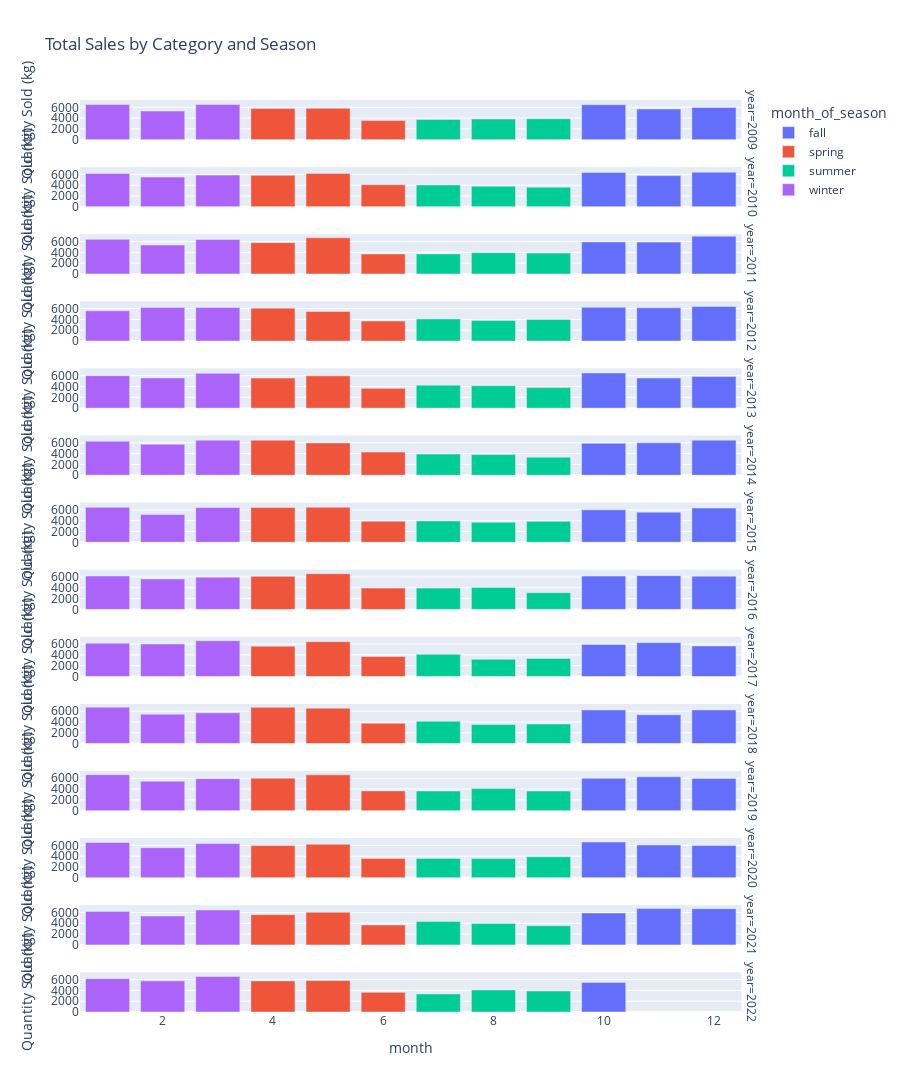

Here is the notebook cell this chart was saved with:
### Markdown cell above
### Examining the effect of month  on sales volume

### Code cell
import plotly.express as px


sales_category = df.groupby(["year" , "month_of_season" , "month" , "Season"])[["Quantity Sold (kg)"]].sum().reset_index()

fig = px.bar(sales_category , x = "month" , y ="Quantity Sold (kg)" , color = "month_of_season" , facet_row = "year" , 
               height = 3000 , title = "Total Sales by Category and Season" )

fig.show()

### Figure 1 — Plotly figure (JSON) as saved in the notebook; plotly's stock layout.template omitted (floating-point values rounded to 4 significant figures)
{"data": [{"alignmentgroup": "True", "hovertemplate": "month_of_season=fall<br>year=2009<br>month=%{x}<br>Quantity Sold (kg)=%{y}<extra></extra>", "legendgroup": "fall", "marker": {"color": "#636efa", "pattern": {"shape": ""}}, "name": "fall", "offsetgroup": "fall", "orientation": "v", "showlegend": true, "textposition": "auto", "type": "bar", "x": [10, 11, 12], "xaxis": "x14", "y": [6491, 5677, 5966], "yaxis": "y14"}, {"alignmentgroup": "True", "hovertemplate": "month_of_season=fall<br>year=2010<br>month=%{x}<br>Quantity Sold (kg)=%{y}<extra></extra>", "legendgroup": "fall", "marker": {"color": "#636efa", "pattern": {"shape": ""}}, "name": "fall", "offsetgroup": "fall", "orientation": "v", "showlegend": false, "textposition": "auto", "type": "bar", "x": [10, 11, 12], "xaxis": "x13", "y": [6350, 5776, 6413], "yaxis": "y13"}, {"alignmentgroup": "True", "hovertemplate": "month_of_season=fall<br>year=2011<br>month=%{x}<br>Quantity Sold (kg)=%{y}<extra></extra>", "legendgroup": "fall", "marker": {"color": "#636efa", "pattern": {"shape": ""}}, "name": "fall", "offsetgroup": "fall", "orientation": "v", "showlegend": false, "textposition": "auto", "type": "bar", "x": [10, 11, 12], "xaxis": "x12", "y": [5928, 5887, 6984], "yaxis": "y12"}, {"alignmentgroup": "True", "hovertemplate": "month_of_season=fall<br>year=2012<br>month=%{x}<br>Quantity Sold (kg)=%{y}<extra></extra>", "legendgroup": "fall", "marker": {"color": "#636efa", "pattern": {"shape": ""}}, "name": "fall", "offsetgroup": "fall", "orientation": "v", "showlegend": false, "textposition": "auto", "type": "bar", "x": [10, 11, 12], "xaxis": "x11", "y": [6238, 6140, 6401], "yaxis": "y11"}, {"alignmentgroup": "True", "hovertemplate": "month_of_season=fall<br>year=2013<br>month=%{x}<br>Quantity Sold (kg)=%{y}<extra></extra>", "legendgroup": "fall", "marker": {"color": "#636efa", "pattern": {"shape": ""}}, "name": "fall", "offsetgroup": "fall", "orientation": "v", "showlegend": false, "textposition": "auto", "type": "bar", "x": [10, 11, 12], "xaxis": "x10", "y": [6510, 5563, 5873], "yaxis": "y10"}, {"alignmentgroup": "True", "hovertemplate": "month_of_season=fall<br>year=2014<br>month=%{x}<br>Quantity Sold (kg)=%{y}<extra></extra>", "legendgroup": "fall", "marker": {"color": "#636efa", "pattern": {"shape": ""}}, "name": "fall", "offsetgroup": "fall", "orientation": "v", "showlegend": false, "textposition": "auto", "type": "bar", "x": [10, 11, 12], "xaxis": "x9", "y": [5905, 6002, 6488], "yaxis": "y9"}, {"alignmentgroup": "True", "hovertemplate": "month_of_season=fall<br>year=2015<br>month=%{x}<br>Quantity Sold (kg)=%{y}<extra></extra>", "legendgroup": "fall", "marker": {"color": "#636efa", "pattern": {"shape": ""}}, "name": "fall", "offsetgroup": "fall", "orientation": "v", "showlegend": false, "textposition": "auto", "type": "bar", "x": [10, 11, 12], "xaxis": "x8", "y": [6004, 5584, 6341], "yaxis": "y8"}, {"alignmentgroup": "True", "hovertemplate": "month_of_season=fall<br>year=2016<br>month=%{x}<br>Quantity Sold (kg)=%{y}<extra></extra>", "legendgroup": "fall", "marker": {"color": "#636efa", "pattern": {"shape": ""}}, "name": "fall", "offsetgroup": "fall", "orientation": "v", "showlegend": false, "textposition": "auto", "type": "bar", "x": [10, 11, 12], "xaxis": "x7", "y": [6169, 6251, 6157], "yaxis": "y7"}, {"alignmentgroup": "True", "hovertemplate": "month_of_season=fall<br>year=2017<br>month=%{x}<br>Quantity Sold (kg)=%{y}<extra></extra>", "legendgroup": "fall", "marker": {"color": "#636efa", "pattern": {"shape": ""}}, "name": "fall", "offsetgroup": "fall", "orientation": "v", "showlegend": false, "textposition": "auto", "type": "bar", "x": [10, 11, 12], "xaxis": "x6", "y": [5933, 6261, 5644], "yaxis": "y6"}, {"alignmentgroup": "True", "hovertemplate": "month_of_season=fall<br>year=2018<br>month=%{x}<br>Quantity Sold (kg)=%{y}<extra></extra>", "legendgroup": "fall", "marker": {"color": "#636efa", "pattern": {"shape": ""}}, "name": "fall", "offsetgroup": "fall", "orientation": "v", "showlegend": false, "textposition": "auto", "type": "bar", "x": [10, 11, 12], "xaxis": "x5", "y": [6221, 5344, 6233], "yaxis": "y5"}, {"alignmentgroup": "True", "hovertemplate": "month_of_season=fall<br>year=2019<br>month=%{x}<br>Quantity Sold (kg)=%{y}<extra></extra>", "legendgroup": "fall", "marker": {"color": "#636efa", "pattern": {"shape": ""}}, "name": "fall", "offsetgroup": "fall", "orientation": "v", "showlegend": false, "textposition": "auto", "type": "bar", "x": [10, 11, 12], "xaxis": "x4", "y": [6000, 6277, 5980], "yaxis": "y4"}, {"alignmentgroup": "True", "hovertemplate": "month_of_season=fall<br>year=2020<br>month=%{x}<br>Quantity Sold (kg)=%{y}<extra></extra>", "legendgroup": "fall", "marker": {"color": "#636efa", "pattern": {"shape": ""}}, "name": "fall", "offsetgroup": "fall", "orientation": "v", "showlegend": false, "textposition": "auto", "type": "bar", "x": [10, 11, 12], "xaxis": "x3", "y": [6614, 6073, 5983], "yaxis": "y3"}, {"alignmentgroup": "True", "hovertemplate": "month_of_season=fall<br>year=2021<br>month=%{x}<br>Quantity Sold (kg)=%{y}<extra></extra>", "legendgroup": "fall", "marker": {"color": "#636efa", "pattern": {"shape": ""}}, "name": "fall", "offsetgroup": "fall", "orientation": "v", "showlegend": false, "textposition": "auto", "type": "bar", "x": [10, 11, 12], "xaxis": "x2", "y": [5911, 6718, 6698], "yaxis": "y2"}, {"alignmentgroup": "True", "hovertemplate": "month_of_season=fall<br>year=2022<br>month=%{x}<br>Quantity Sold (kg)=%{y}<extra></extra>", "legendgroup": "fall", "marker": {"color": "#636efa", "pattern": {"shape": ""}}, "name": "fall", "offsetgroup": "fall", "orientation": "v", "showlegend": false, "textposition": "auto", "type": "bar", "x": [10], "xaxis": "x", "y": [5468], "yaxis": "y"}, {"alignmentgroup": "True", "hovertemplate": "month_of_season=spring<br>year=2009<br>month=%{x}<br>Quantity Sold (kg)=%{y}<extra></extra>", "legendgroup": "spring", "marker": {"color": "#EF553B", "pattern": {"shape": ""}}, "name": "spring", "offsetgroup": "spring", "orientation": "v", "showlegend": true, "textposition": "auto", "type": "bar", "x": [4, 5, 6], "xaxis": "x14", "y": [5796, 5822, 3542], "yaxis": "y14"}, {"alignmentgroup": "True", "hovertemplate": "month_of_season=spring<br>year=2010<br>month=%{x}<br>Quantity Sold (kg)=%{y}<extra></extra>", "legendgroup": "spring", "marker": {"color": "#EF553B", "pattern": {"shape": ""}}, "name": "spring", "offsetgroup": "spring", "orientation": "v", "showlegend": false, "textposition": "auto", "type": "bar", "x": [4, 5, 6], "xaxis": "x13", "y": [5822, 6179, 4091], "yaxis": "y13"}, {"alignmentgroup": "True", "hovertemplate": "month_of_season=spring<br>year=2011<br>month=%{x}<br>Quantity Sold (kg)=%{y}<extra></extra>", "legendgroup": "spring", "marker": {"color": "#EF553B", "pattern": {"shape": ""}}, "name": "spring", "offsetgroup": "spring", "orientation": "v", "showlegend": false, "textposition": "auto", "type": "bar", "x": [4, 5, 6], "xaxis": "x12", "y": [5782, 6678, 3681], "yaxis": "y12"}, {"alignmentgroup": "True", "hovertemplate": "month_of_season=spring<br>year=2012<br>month=%{x}<br>Quantity Sold (kg)=%{y}<extra></extra>", "legendgroup": "spring", "marker": {"color": "#EF553B", "pattern": {"shape": ""}}, "name": "spring", "offsetgroup": "spring", "orientation": "v", "showlegend": false, "textposition": "auto", "type": "bar", "x": [4, 5, 6], "xaxis": "x11", "y": [6087, 5464, 3698], "yaxis": "y11"}, {"alignmentgroup": "True", "hovertemplate": "month_of_season=spring<br>year=2013<br>month=%{x}<br>Quantity Sold (kg)=%{y}<extra></extra>", "legendgroup": "spring", "marker": {"color": "#EF553B", "pattern": {"shape": ""}}, "name": "spring", "offsetgroup": "spring", "orientation": "v", "showlegend": false, "textposition": "auto", "type": "bar", "x": [4, 5, 6], "xaxis": "x10", "y": [5561, 5970, 3658], "yaxis": "y10"}, {"alignmentgroup": "True", "hovertemplate": "month_of_season=spring<br>year=2014<br>month=%{x}<br>Quantity Sold (kg)=%{y}<extra></extra>", "legendgroup": "spring", "marker": {"color": "#EF553B", "pattern": {"shape": ""}}, "name": "spring", "offsetgroup": "spring", "orientation": "v", "showlegend": false, "textposition": "auto", "type": "bar", "x": [4, 5, 6], "xaxis": "x9", "y": [6472, 5977, 4283], "yaxis": "y9"}, {"alignmentgroup": "True", "hovertemplate": "month_of_season=spring<br>year=2015<br>month=%{x}<br>Quantity Sold (kg)=%{y}<extra></extra>", "legendgroup": "spring", "marker": {"color": "#EF553B", "pattern": {"shape": ""}}, "name": "spring", "offsetgroup": "spring", "orientation": "v", "showlegend": false, "textposition": "auto", "type": "bar", "x": [4, 5, 6], "xaxis": "x8", "y": [6447, 6489, 3901], "yaxis": "y8"}, {"alignmentgroup": "True", "hovertemplate": "month_of_season=spring<br>year=2016<br>month=%{x}<br>Quantity Sold (kg)=%{y}<extra></extra>", "legendgroup": "spring", "marker": {"color": "#EF553B", "pattern": {"shape": ""}}, "name": "spring", "offsetgroup": "spring", "orientation": "v", "showlegend": false, "textposition": "auto", "type": "bar", "x": [4, 5, 6], "xaxis": "x7", "y": [6116, 6603, 3957], "yaxis": "y7"}, {"alignmentgroup": "True", "hovertemplate": "month_of_season=spring<br>year=2017<br>month=%{x}<br>Quantity Sold (kg)=%{y}<extra></extra>", "legendgroup": "spring", "marker": {"color": "#EF553B", "pattern": {"shape": ""}}, "name": "spring", "offsetgroup": "spring", "orientation": "v", "showlegend": false, "textposition": "auto", "type": "bar", "x": [4, 5, 6], "xaxis": "x6", "y": [5616, 6440, 3702], "yaxis": "y6"}, {"alignmentgroup": "True", "hovertemplate": "month_of_season=spring<br>year=2018<br>month=%{x}<br>Quantity Sold (kg)=%{y}<extra></extra>", "legendgroup": "spring", "marker": {"color": "#EF553B", "pattern": {"shape": ""}}, "name": "spring", "offsetgroup": "spring", "orientation": "v", "showlegend": false, "textposition": "auto", "type": "bar", "x": [4, 5, 6], "xaxis": "x5", "y": [6707, 6549, 3764], "yaxis": "y5"}, {"alignmentgroup": "True", "hovertemplate": "month_of_season=spring<br>year=2019<br>month=%{x}<br>Quantity Sold (kg)=%{y}<extra></extra>", "legendgroup": "spring", "marker": {"color": "#EF553B", "pattern": {"shape": ""}}, "name": "spring", "offsetgroup": "spring", "orientation": "v", "showlegend": false, "textposition": "auto", "type": "bar", "x": [4, 5, 6], "xaxis": "x4", "y": [6017, 6633, 3664], "yaxis": "y4"}, {"alignmentgroup": "True", "hovertemplate": "month_of_season=spring<br>year=2020<br>month=%{x}<br>Quantity Sold (kg)=%{y}<extra></extra>", "legendgroup": "spring", "marker": {"color": "#EF553B", "pattern": {"shape": ""}}, "name": "spring", "offsetgroup": "spring", "orientation": "v", "showlegend": false, "textposition": "auto", "type": "bar", "x": [4, 5, 6], "xaxis": "x3", "y": [5959, 6211, 3565], "yaxis": "y3"}, {"alignmentgroup": "True", "hovertemplate": "month_of_season=spring<br>year=2021<br>month=%{x}<br>Quantity Sold (kg)=%{y}<extra></extra>", "legendgroup": "spring", "marker": {"color": "#EF553B", "pattern": {"shape": ""}}, "name": "spring", "offsetgroup": "spring", "orientation": "v", "showlegend": false, "textposition": "auto", "type": "bar", "x": [4, 5, 6], "xaxis": "x2", "y": [5599, 6037, 3688], "yaxis": "y2"}, {"alignmentgroup": "True", "hovertemplate": "month_of_season=spring<br>year=2022<br>month=%{x}<br>Quantity Sold (kg)=%{y}<extra></extra>", "legendgroup": "spring", "marker": {"color": "#EF553B", "pattern": {"shape": ""}}, "name": "spring", "offsetgroup": "spring", "orientation": "v", "showlegend": false, "textposition": "auto", "type": "bar", "x": [4, 5, 6], "xaxis": "x", "y": [5756, 5822, 3635], "yaxis": "y"}, {"alignmentgroup": "True", "hovertemplate": "month_of_season=summer<br>year=2009<br>month=%{x}<br>Quantity Sold (kg)=%{y}<extra></extra>", "legendgroup": "summer", "marker": {"color": "#00cc96", "pattern": {"shape": ""}}, "name": "summer", "offsetgroup": "summer", "orientation": "v", "showlegend": true, "textposition": "auto", "type": "bar", "x": [7, 8, 9], "xaxis": "x14", "y": [3753, 3822, 3878], "yaxis": "y14"}, {"alignmentgroup": "True", "hovertemplate": "month_of_season=summer<br>year=2010<br>month=%{x}<br>Quantity Sold (kg)=%{y}<extra></extra>", "legendgroup": "summer", "marker": {"color": "#00cc96", "pattern": {"shape": ""}}, "name": "summer", "offsetgroup": "summer", "orientation": "v", "showlegend": false, "textposition": "auto", "type": "bar", "x": [7, 8, 9], "xaxis": "x13", "y": [4041, 3803, 3634], "yaxis": "y13"}, {"alignmentgroup": "True", "hovertemplate": "month_of_season=summer<br>year=2011<br>month=%{x}<br>Quantity Sold (kg)=%{y}<extra></extra>", "legendgroup": "summer", "marker": {"color": "#00cc96", "pattern": {"shape": ""}}, "name": "summer", "offsetgroup": "summer", "orientation": "v", "showlegend": false, "textposition": "auto", "type": "bar", "x": [7, 8, 9], "xaxis": "x12", "y": [3708, 3935, 3852], "yaxis": "y12"}, {"alignmentgroup": "True", "hovertemplate": "month_of_season=summer<br>year=2012<br>month=%{x}<br>Quantity Sold (kg)=%{y}<extra></extra>", "legendgroup": "summer", "marker": {"color": "#00cc96", "pattern": {"shape": ""}}, "name": "summer", "offsetgroup": "summer", "orientation": "v", "showlegend": false, "textposition": "auto", "type": "bar", "x": [7, 8, 9], "xaxis": "x11", "y": [4088, 3812, 3992], "yaxis": "y11"}, {"alignmentgroup": "True", "hovertemplate": "month_of_season=summer<br>year=2013<br>month=%{x}<br>Quantity Sold (kg)=%{y}<extra></extra>", "legendgroup": "summer", "marker": {"color": "#00cc96", "pattern": {"shape": ""}}, "name": "summer", "offsetgroup": "summer", "orientation": "v", "showlegend": false, "textposition": "auto", "type": "bar", "x": [7, 8, 9], "xaxis": "x10", "y": [4243, 4148, 3797], "yaxis": "y10"}, {"alignmentgroup": "True", "hovertemplate": "month_of_season=summer<br>year=2014<br>month=%{x}<br>Quantity Sold (kg)=%{y}<extra></extra>", "legendgroup": "summer", "marker": {"color": "#00cc96", "pattern": {"shape": ""}}, "name": "summer", "offsetgroup": "summer", "orientation": "v", "showlegend": false, "textposition": "auto", "type": "bar", "x": [7, 8, 9], "xaxis": "x9", "y": [3918, 3828, 3340], "yaxis": "y9"}, {"alignmentgroup": "True", "hovertemplate": "month_of_season=summer<br>year=2015<br>month=%{x}<br>Quantity Sold (kg)=%{y}<extra></extra>", "legendgroup": "summer", "marker": {"color": "#00cc96", "pattern": {"shape": ""}}, "name": "summer", "offsetgroup": "summer", "orientation": "v", "showlegend": false, "textposition": "auto", "type": "bar", "x": [7, 8, 9], "xaxis": "x8", "y": [3958, 3703, 3880], "yaxis": "y8"}, {"alignmentgroup": "True", "hovertemplate": "month_of_season=summer<br>year=2016<br>month=%{x}<br>Quantity Sold (kg)=%{y}<extra></extra>", "legendgroup": "summer", "marker": {"color": "#00cc96", "pattern": {"shape": ""}}, "name": "summer", "offsetgroup": "summer", "orientation": "v", "showlegend": false, "textposition": "auto", "type": "bar", "x": [7, 8, 9], "xaxis": "x7", "y": [3942, 4074, 3092], "yaxis": "y7"}, {"alignmentgroup": "True", "hovertemplate": "month_of_season=summer<br>year=2017<br>month=%{x}<br>Quantity Sold (kg)=%{y}<extra></extra>", "legendgroup": "summer", "marker": {"color": "#00cc96", "pattern": {"shape": ""}}, "name": "summer", "offsetgroup": "summer", "orientation": "v", "showlegend": false, "textposition": "auto", "type": "bar", "x": [7, 8, 9], "xaxis": "x6", "y": [4100, 3200, 3343], "yaxis": "y6"}, {"alignmentgroup": "True", "hovertemplate": "month_of_season=summer<br>year=2018<br>month=%{x}<br>Quantity Sold (kg)=%{y}<extra></extra>", "legendgroup": "summer", "marker": {"color": "#00cc96", "pattern": {"shape": ""}}, "name": "summer", "offsetgroup": "summer", "orientation": "v", "showlegend": false, "textposition": "auto", "type": "bar", "x": [7, 8, 9], "xaxis": "x5", "y": [4137, 3534, 3615], "yaxis": "y5"}, {"alignmentgroup": "True", "hovertemplate": "month_of_season=summer<br>year=2019<br>month=%{x}<br>Quantity Sold (kg)=%{y}<extra></extra>", "legendgroup": "summer", "marker": {"color": "#00cc96", "pattern": {"shape": ""}}, "name": "summer", "offsetgroup": "summer", "orientation": "v", "showlegend": false, "textposition": "auto", "type": "bar", "x": [7, 8, 9], "xaxis": "x4", "y": [3628, 4096, 3631], "yaxis": "y4"}, {"alignmentgroup": "True", "hovertemplate": "month_of_season=summer<br>year=2020<br>month=%{x}<br>Quantity Sold (kg)=%{y}<extra></extra>", "legendgroup": "summer", "marker": {"color": "#00cc96", "pattern": {"shape": ""}}, "name": "summer", "offsetgroup": "summer", "orientation": "v", "showlegend": false, "textposition": "auto", "type": "bar", "x": [7, 8, 9], "xaxis": "x3", "y": [3595, 3560, 3898], "yaxis": "y3"}, {"alignmentgroup": "True", "hovertemplate": "month_of_season=summer<br>year=2021<br>month=%{x}<br>Quantity Sold (kg)=%{y}<extra></extra>", "legendgroup": "summer", "marker": {"color": "#00cc96", "pattern": {"shape": ""}}, "name": "summer", "offsetgroup": "summer", "orientation": "v", "showlegend": false, "textposition": "auto", "type": "bar", "x": [7, 8, 9], "xaxis": "x2", "y": [4347, 3966, 3553], "yaxis": "y2"}, {"alignmentgroup": "True", "hovertemplate": "month_of_season=summer<br>year=2022<br>month=%{x}<br>Quantity Sold (kg)=%{y}<extra></extra>", "legendgroup": "summer", "marker": {"color": "#00cc96", "pattern": {"shape": ""}}, "name": "summer", "offsetgroup": "summer", "orientation": "v", "showlegend": false, "textposition": "auto", "type": "bar", "x": [7, 8, 9], "xaxis": "x", "y": [3334, 4077, 3887], "yaxis": "y"}, {"alignmentgroup": "True", "hovertemplate": "month_of_season=winter<br>year=2009<br>month=%{x}<br>Quantity Sold (kg)=%{y}<extra></extra>", "legendgroup": "winter", "marker": {"color": "#ab63fa", "pattern": {"shape": ""}}, "name": "winter", "offsetgroup": "winter", "orientation": "v", "showlegend": true, "textposition": "auto", "type": "bar", "x": [1, 2, 3], "xaxis": "x14", "y": [6526, 5315, 6511], "yaxis": "y14"}, {"alignmentgroup": "True", "hovertemplate": "month_of_season=winter<br>year=2010<br>month=%{x}<br>Quantity Sold (kg)=%{y}<extra></extra>", "legendgroup": "winter", "marker": {"color": "#ab63fa", "pattern": {"shape": ""}}, "name": "winter", "offsetgroup": "winter", "orientation": "v", "showlegend": false, "textposition": "auto", "type": "bar", "x": [1, 2, 3], "xaxis": "x13", "y": [6171, 5507, 5879], "yaxis": "y13"}, {"alignmentgroup": "True", "hovertemplate": "month_of_season=winter<br>year=2011<br>month=%{x}<br>Quantity Sold (kg)=%{y}<extra></extra>", "legendgroup": "winter", "marker": {"color": "#ab63fa", "pattern": {"shape": ""}}, "name": "winter", "offsetgroup": "winter", "orientation": "v", "showlegend": false, "textposition": "auto", "type": "bar", "x": [1, 2, 3], "xaxis": "x12", "y": [6401, 5350, 6368], "yaxis": "y12"}, {"alignmentgroup": "True", "hovertemplate": "month_of_season=winter<br>year=2012<br>month=%{x}<br>Quantity Sold (kg)=%{y}<extra></extra>", "legendgroup": "winter", "marker": {"color": "#ab63fa", "pattern": {"shape": ""}}, "name": "winter", "offsetgroup": "winter", "orientation": "v", "showlegend": false, "textposition": "auto", "type": "bar", "x": [1, 2, 3], "xaxis": "x11", "y": [5585, 6222, 6212], "yaxis": "y11"}, {"alignmentgroup": "True", "hovertemplate": "month_of_season=winter<br>year=2013<br>month=%{x}<br>Quantity Sold (kg)=%{y}<extra></extra>", "legendgroup": "winter", "marker": {"color": "#ab63fa", "pattern": {"shape": ""}}, "name": "winter", "offsetgroup": "winter", "orientation": "v", "showlegend": false, "textposition": "auto", "type": "bar", "x": [1, 2, 3], "xaxis": "x10", "y": [6002, 5574, 6441], "yaxis": "y10"}, {"alignmentgroup": "True", "hovertemplate": "month_of_season=winter<br>year=2014<br>month=%{x}<br>Quantity Sold (kg)=%{y}<extra></extra>", "legendgroup": "winter", "marker": {"color": "#ab63fa", "pattern": {"shape": ""}}, "name": "winter", "offsetgroup": "winter", "orientation": "v", "showlegend": false, "textposition": "auto", "type": "bar", "x": [1, 2, 3], "xaxis": "x9", "y": [6281, 5733, 6487], "yaxis": "y9"}, {"alignmentgroup": "True", "hovertemplate": "month_of_season=winter<br>year=2015<br>month=%{x}<br>Quantity Sold (kg)=%{y}<extra></extra>", "legendgroup": "winter", "marker": {"color": "#ab63fa", "pattern": {"shape": ""}}, "name": "winter", "offsetgroup": "winter", "orientation": "v", "showlegend": false, "textposition": "auto", "type": "bar", "x": [1, 2, 3], "xaxis": "x8", "y": [6468, 5139, 6425], "yaxis": "y8"}, {"alignmentgroup": "True", "hovertemplate": "month_of_season=winter<br>year=2016<br>month=%{x}<br>Quantity Sold (kg)=%{y}<extra></extra>", "legendgroup": "winter", "marker": {"color": "#ab63fa", "pattern": {"shape": ""}}, "name": "winter", "offsetgroup": "winter", "orientation": "v", "showlegend": false, "textposition": "auto", "type": "bar", "x": [1, 2, 3], "xaxis": "x7", "y": [6176, 5631, 5965], "yaxis": "y7"}, {"alignmentgroup": "True", "hovertemplate": "month_of_season=winter<br>year=2017<br>month=%{x}<br>Quantity Sold (kg)=%{y}<extra></extra>", "legendgroup": "winter", "marker": {"color": "#ab63fa", "pattern": {"shape": ""}}, "name": "winter", "offsetgroup": "winter", "orientation": "v", "showlegend": false, "textposition": "auto", "type": "bar", "x": [1, 2, 3], "xaxis": "x6", "y": [6172, 6031, 6621], "yaxis": "y6"}, {"alignmentgroup": "True", "hovertemplate": "month_of_season=winter<br>year=2018<br>month=%{x}<br>Quantity Sold (kg)=%{y}<extra></extra>", "legendgroup": "winter", "marker": {"color": "#ab63fa", "pattern": {"shape": ""}}, "name": "winter", "offsetgroup": "winter", "orientation": "v", "showlegend": false, "textposition": "auto", "type": "bar", "x": [1, 2, 3], "xaxis": "x5", "y": [6737, 5445, 5696], "yaxis": "y5"}, {"alignmentgroup": "True", "hovertemplate": "month_of_season=winter<br>year=2019<br>month=%{x}<br>Quantity Sold (kg)=%{y}<extra></extra>", "legendgroup": "winter", "marker": {"color": "#ab63fa", "pattern": {"shape": ""}}, "name": "winter", "offsetgroup": "winter", "orientation": "v", "showlegend": false, "textposition": "auto", "type": "bar", "x": [1, 2, 3], "xaxis": "x4", "y": [6663, 5457, 5934], "yaxis": "y4"}, {"alignmentgroup": "True", "hovertemplate": "month_of_season=winter<br>year=2020<br>month=%{x}<br>Quantity Sold (kg)=%{y}<extra></extra>", "legendgroup": "winter", "marker": {"color": "#ab63fa", "pattern": {"shape": ""}}, "name": "winter", "offsetgroup": "winter", "orientation": "v", "showlegend": false, "textposition": "auto", "type": "bar", "x": [1, 2, 3], "xaxis": "x3", "y": [6534, 5568, 6327], "yaxis": "y3"}, {"alignmentgroup": "True", "hovertemplate": "month_of_season=winter<br>year=2021<br>month=%{x}<br>Quantity Sold (kg)=%{y}<extra></extra>", "legendgroup": "winter", "marker": {"color": "#ab63fa", "pattern": {"shape": ""}}, "name": "winter", "offsetgroup": "winter", "orientation": "v", "showlegend": false, "textposition": "auto", "type": "bar", "x": [1, 2, 3], "xaxis": "x2", "y": [6200, 5358, 6463], "yaxis": "y2"}, {"alignmentgroup": "True", "hovertemplate": "month_of_season=winter<br>year=2022<br>month=%{x}<br>Quantity Sold (kg)=%{y}<extra></extra>", "legendgroup": "winter", "marker": {"color": "#ab63fa", "pattern": {"shape": ""}}, "name": "winter", "offsetgroup": "winter", "orientation": "v", "showlegend": false, "textposition": "auto", "type": "bar", "x": [1, 2, 3], "xaxis": "x", "y": [6164, 5760, 6560], "yaxis": "y"}], "layout": {"annotations": [{"font": {}, "showarrow": false, "text": "year=2022", "textangle": 90, "x": 0.98, "xanchor": "left", "xref": "paper", "y": 0.02179, "yanchor": "middle", "yref": "paper"}, {"font": {}, "showarrow": false, "text": "year=2021", "textangle": 90, "x": 0.98, "xanchor": "left", "xref": "paper", "y": 0.09536, "yanchor": "middle", "yref": "paper"}, {"font": {}, "showarrow": false, "text": "year=2020", "textangle": 90, "x": 0.98, "xanchor": "left", "xref": "paper", "y": 0.1689, "yanchor": "middle", "yref": "paper"}, {"font": {}, "showarrow": false, "text": "year=2019", "textangle": 90, "x": 0.98, "xanchor": "left", "xref": "paper", "y": 0.2425, "yanchor": "middle", "yref": "paper"}, {"font": {}, "showarrow": false, "text": "year=2018", "textangle": 90, "x": 0.98, "xanchor": "left", "xref": "paper", "y": 0.3161, "yanchor": "middle", "yref": "paper"}, {"font": {}, "showarrow": false, "text": "year=2017", "textangle": 90, "x": 0.98, "xanchor": "left", "xref": "paper", "y": 0.3896, "yanchor": "middle", "yref": "paper"}, {"font": {}, "showarrow": false, "text": "year=2016", "textangle": 90, "x": 0.98, "xanchor": "left", "xref": "paper", "y": 0.4632, "yanchor": "middle", "yref": "paper"}, {"font": {}, "showarrow": false, "text": "year=2015", "textangle": 90, "x": 0.98, "xanchor": "left", "xref": "paper", "y": 0.5368, "yanchor": "middle", "yref": "paper"}, {"font": {}, "showarrow": false, "text": "year=2014", "textangle": 90, "x": 0.98, "xanchor": "left", "xref": "paper", "y": 0.6104, "yanchor": "middle", "yref": "paper"}, {"font": {}, "showarrow": false, "text": "year=2013", "textangle": 90, "x": 0.98, "xanchor": "left", "xref": "paper", "y": 0.6839, "yanchor": "middle", "yref": "paper"}, {"font": {}, "showarrow": false, "text": "year=2012", "textangle": 90, "x": 0.98, "xanchor": "left", "xref": "paper", "y": 0.7575, "yanchor": "middle", "yref": "paper"}, {"font": {}, "showarrow": false, "text": "year=2011", "textangle": 90, "x": 0.98, "xanchor": "left", "xref": "paper", "y": 0.8311, "yanchor": "middle", "yref": "paper"}, {"font": {}, "showarrow": false, "text": "year=2010", "textangle": 90, "x": 0.98, "xanchor": "left", "xref": "paper", "y": 0.9046, "yanchor": "middle", "yref": "paper"}, {"font": {}, "showarrow": false, "text": "year=2009", "textangle": 90, "x": 0.98, "xanchor": "left", "xref": "paper", "y": 0.9782, "yanchor": "middle", "yref": "paper"}], "barmode": "relative", "height": 3000, "legend": {"title": {"text": "month_of_season"}, "tracegroupgap": 0}, "title": {"text": "Total Sales by Category and Season"}, "xaxis": {"anchor": "y", "domain": [0, 0.98], "title": {"text": "month"}}, "xaxis10": {"anchor": "y10", "domain": [0, 0.98], "matches": "x", "showticklabels": false}, "xaxis11": {"anchor": "y11", "domain": [0, 0.98], "matches": "x", "showticklabels": false}, "xaxis12": {"anchor": "y12", "domain": [0, 0.98], "matches": "x", "showticklabels": false}, "xaxis13": {"anchor": "y13", "domain": [0, 0.98], "matches": "x", "showticklabels": false}, "xaxis14": {"anchor": "y14", "domain": [0, 0.98], "matches": "x", "showticklabels": false}, "xaxis2": {"anchor": "y2", "domain": [0, 0.98], "matches": "x", "showticklabels": false}, "xaxis3": {"anchor": "y3", "domain": [0, 0.98], "matches": "x", "showticklabels": false}, "xaxis4": {"anchor": "y4", "domain": [0, 0.98], "matches": "x", "showticklabels": false}, "xaxis5": {"anchor": "y5", "domain": [0, 0.98], "matches": "x", "showticklabels": false}, "xaxis6": {"anchor": "y6", "domain": [0, 0.98], "matches": "x", "showticklabels": false}, "xaxis7": {"anchor": "y7", "domain": [0, 0.98], "matches": "x", "showticklabels": false}, "xaxis8": {"anchor": "y8", "domain": [0, 0.98], "matches": "x", "showticklabels": false}, "xaxis9": {"anchor": "y9", "domain": [0, 0.98], "matches": "x", "showticklabels": false}, "yaxis": {"anchor": "x", "domain": [0, 0.04357], "title": {"text": "Quantity Sold (kg)"}}, "yaxis10": {"anchor": "x10", "domain": [0.6621, 0.7057], "matches": "y", "title": {"text": "Quantity Sold (kg)"}}, "yaxis11": {"anchor": "x11", "domain": [0.7357, 0.7793], "matches": "y", "title": {"text": "Quantity Sold (kg)"}}, "yaxis12": {"anchor": "x12", "domain": [0.8093, 0.8529], "matches": "y", "title": {"text": "Quantity Sold (kg)"}}, "yaxis13": {"anchor": "x13", "domain": [0.8829, 0.9264], "matches": "y", "title": {"text": "Quantity Sold (kg)"}}, "yaxis14": {"anchor": "x14", "domain": [0.9564, 1], "matches": "y", "title": {"text": "Quantity Sold (kg)"}}, "yaxis2": {"anchor": "x2", "domain": [0.07357, 0.1171], "matches": "y", "title": {"text": "Quantity Sold (kg)"}}, "yaxis3": {"anchor": "x3", "domain": [0.1471, 0.1907], "matches": "y", "title": {"text": "Quantity Sold (kg)"}}, "yaxis4": {"anchor": "x4", "domain": [0.2207, 0.2643], "matches": "y", "title": {"text": "Quantity Sold (kg)"}}, "yaxis5": {"anchor": "x5", "domain": [0.2943, 0.3379], "matches": "y", "title": {"text": "Quantity Sold (kg)"}}, "yaxis6": {"anchor": "x6", "domain": [0.3679, 0.4114], "matches": "y", "title": {"text": "Quantity Sold (kg)"}}, "yaxis7": {"anchor": "x7", "domain": [0.4414, 0.485], "matches": "y", "title": {"text": "Quantity Sold (kg)"}}, "yaxis8": {"anchor": "x8", "domain": [0.515, 0.5586], "matches": "y", "title": {"text": "Quantity Sold (kg)"}}, "yaxis9": {"anchor": "x9", "domain": [0.5886, 0.6321], "matches": "y", "title": {"text": "Quantity Sold (kg)"}}}}
